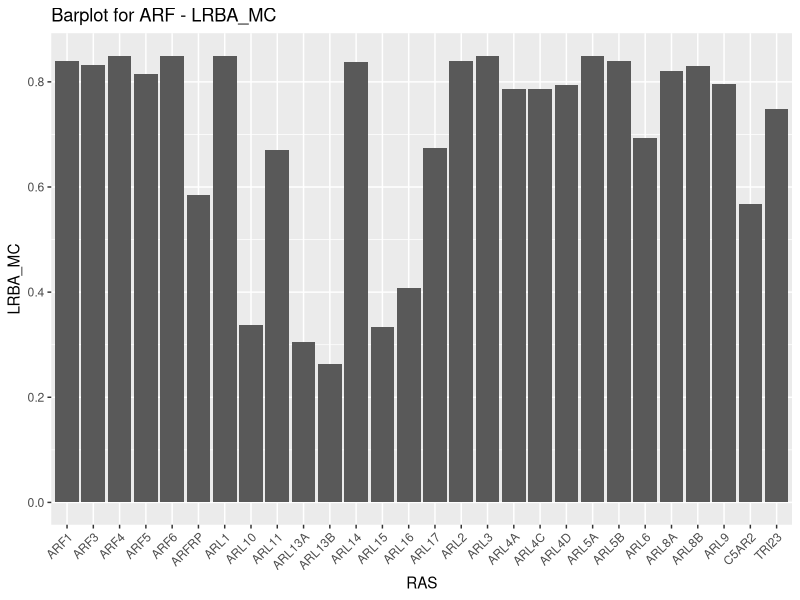
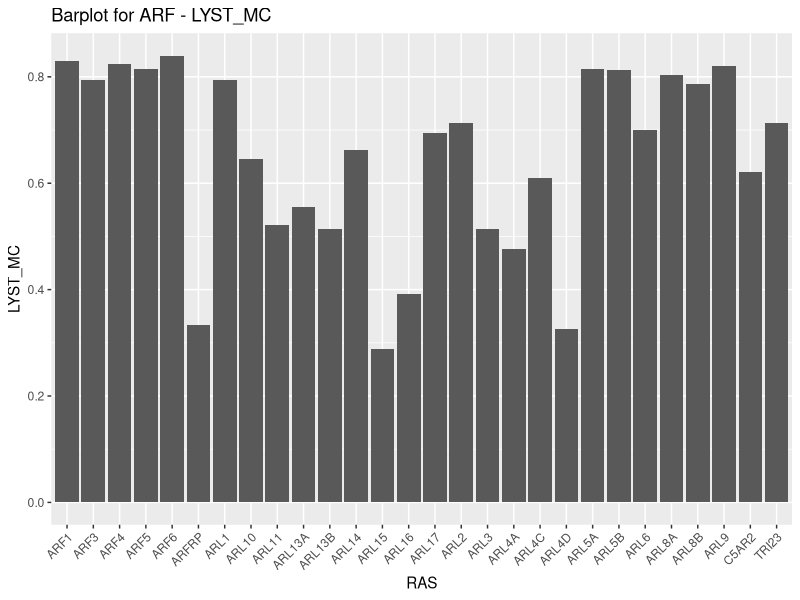
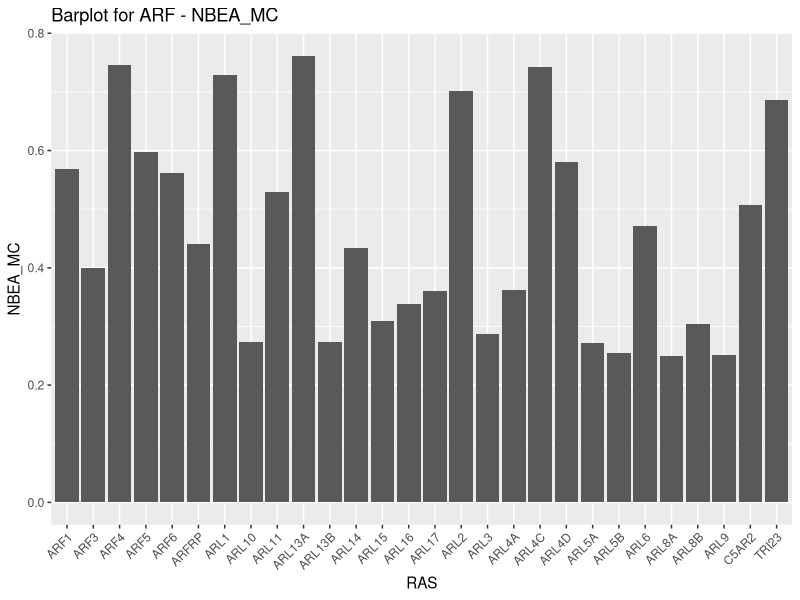
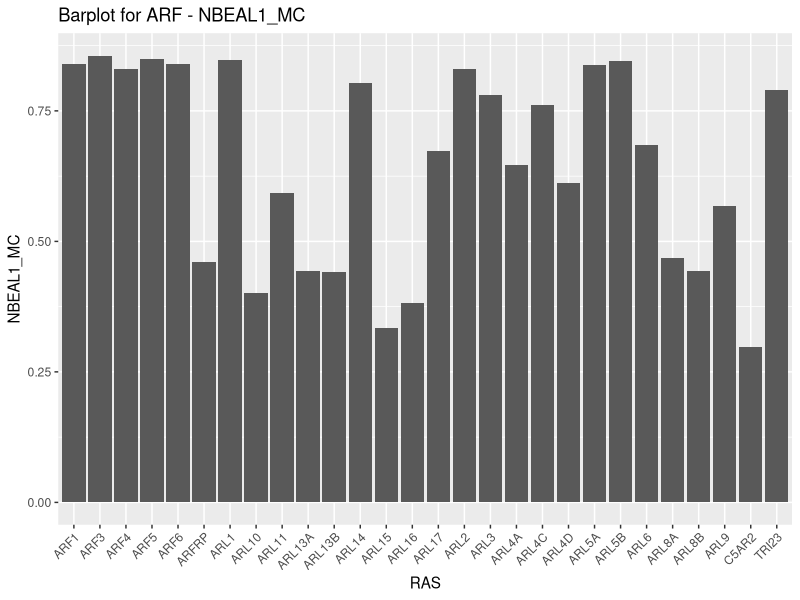
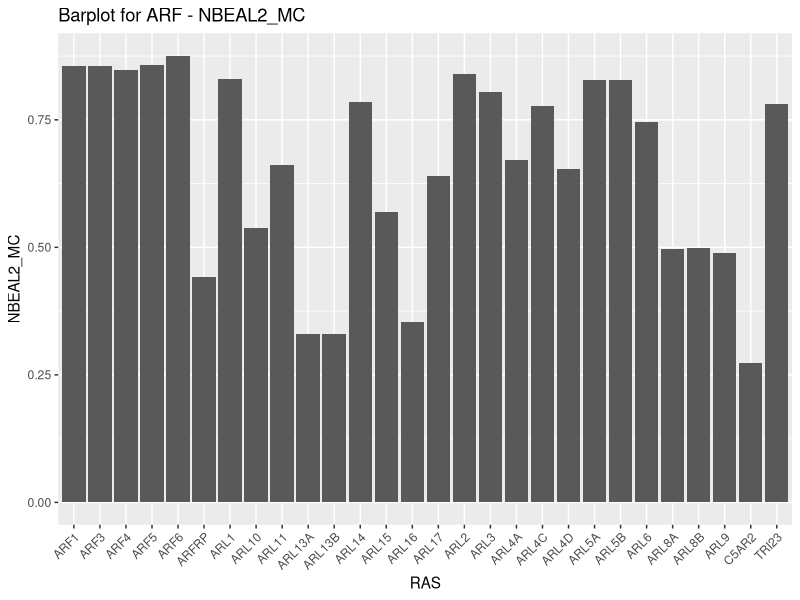
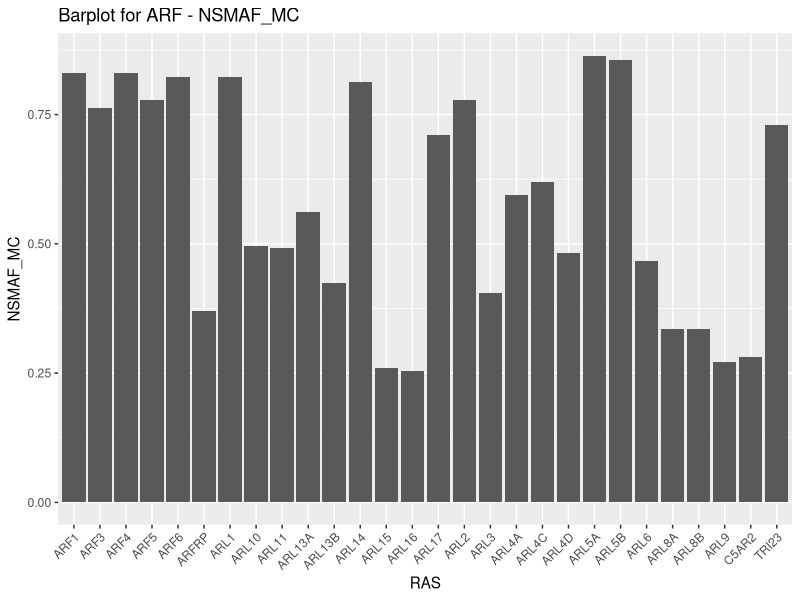
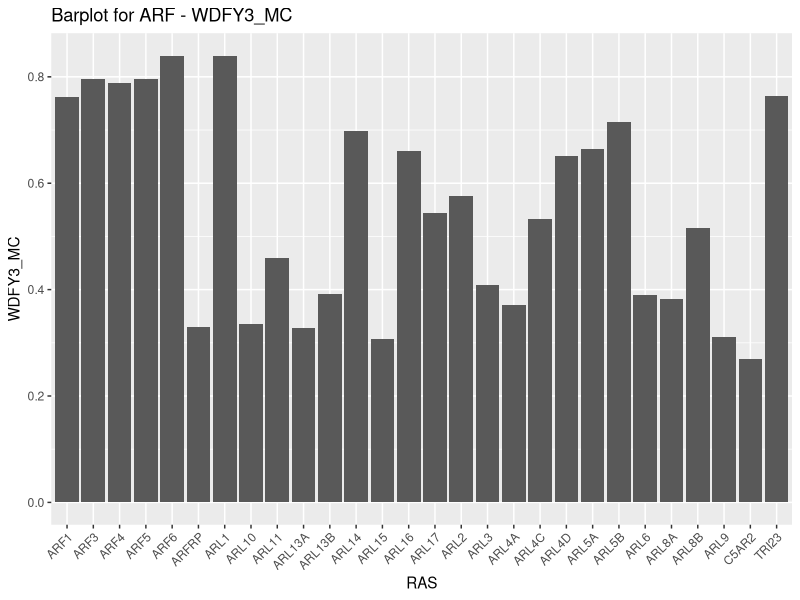
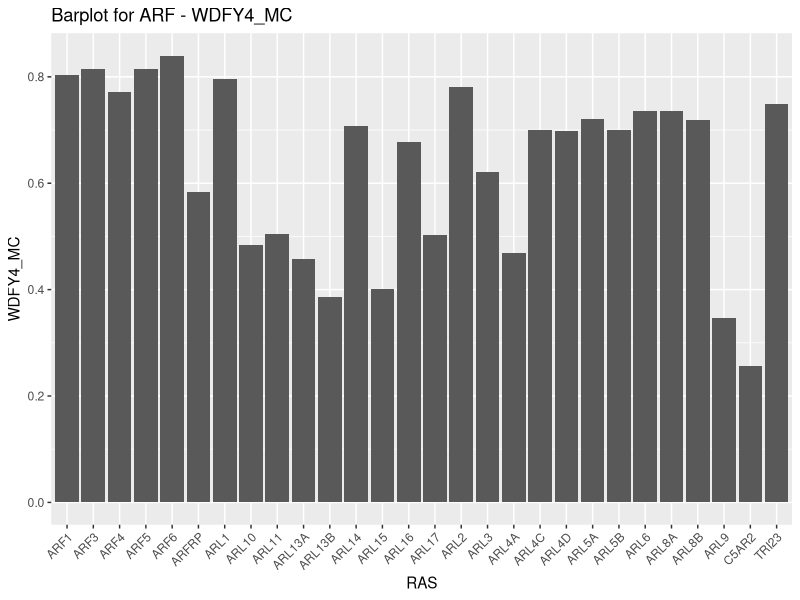

These charts were generated, in order, by the following R code: (Note: this script raises an error after producing the figures.)
# Load necessary libraries
library(tidyverse)
library(ggplot2)

# Load data
data <- readxl::read_excel("Data/BEACHxRAS.xlsx", sheet = "Sheet1") %>% as_tibble()

# Create a directory to save the barplots
dir.create("RAS_BEACH_Barplots", showWarnings = FALSE)

# Generate barplots for each RAS Family
RAS_Family <- unique(data$`RAS Family`)
for (family in RAS_Family) {
  family_data <- data %>%
    filter(`RAS Family` == family) %>%
    select(RAS, LRBA_MC:WDR81_MC)
  
  for (column in names(family_data)[-1]) {
    barplot <- ggplot(family_data, aes(x = RAS, y = .data[[column]])) +
      geom_bar(stat = "identity") +
      labs(title = paste("Barplot for", family, "-", column)) +
      theme(axis.text.x = element_text(angle = 45, hjust = 1))
    ggsave(paste0("RAS_BEACH_Barplots/", family, "_", column, "_barplot.png"), barplot)
  }
}
